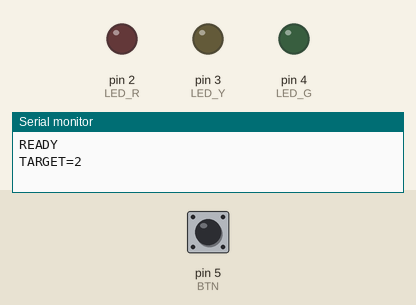
The sketch below on a simulated Arduino Uno, built with avr-gcc and run on an emulated ATmega328P. Shown: output pins drawn as LEDs (lit = HIGH), the last lines printed to the serial monitor. The inputs (shaded band) are chosen by the test bench; at power-on: pin 5 (BTN) HIGH.

Above: at 1.2 s.
1.3 s: pin 5 (BTN) pulled LOW for 0.15 s
At 1.8 s:
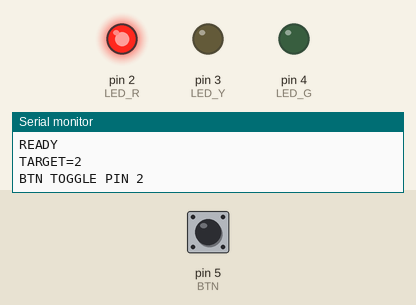
4.4 s: pin 5 (BTN) pulled LOW for 1 s
At 5.3 s:
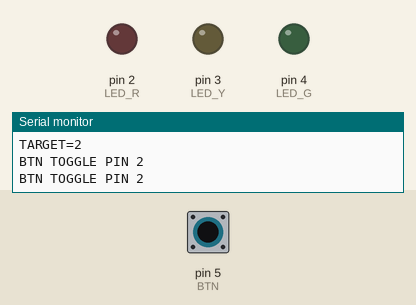
6.9 s: pin 5 (BTN) pulled LOW for 3.2 s
At 7.2 s:
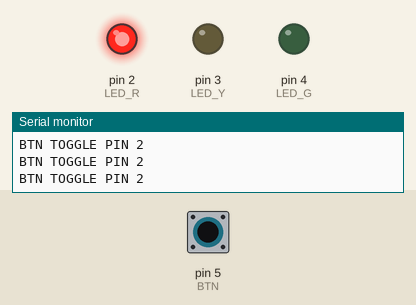
Timing chart, 0 to 9.9 s (numbered marks = the images above; inputs shaded):
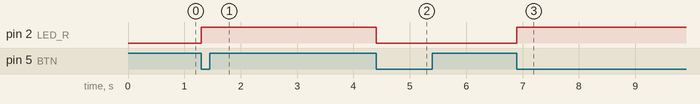

Measured:
- after the input at 1.3 s, pin 2 (LED_R): LOW → HIGH at once
- after the input at 4.4 s, pin 2 (LED_R): HIGH → LOW at once
- after the input at 6.9 s, pin 2 (LED_R): LOW → HIGH at once

The sketch:

02_serial_pin_toggle.ino
```cpp
// V2: Serial — выбор целевого пина (2/3/4) и переключение его.
// Кнопка BTN (D5) переключает тот же выбранный пин.

#define LED_R 2
#define LED_Y 3
#define LED_G 4
#define BTN   5

int targetPin = LED_R;
int pressed = HIGH, prev = HIGH;
unsigned long last = 0;
const unsigned long DEBOUNCE = 20;

void setup() {
  pinMode(BTN, INPUT_PULLUP);

  pinMode(LED_R, OUTPUT);
  pinMode(LED_Y, OUTPUT);
  pinMode(LED_G, OUTPUT);

  digitalWrite(LED_R, LOW);
  digitalWrite(LED_Y, LOW);
  digitalWrite(LED_G, LOW);

  Serial.begin(115200);
  Serial.setTimeout(100);
  Serial.println("READY");
  Serial.print("TARGET="); Serial.println(targetPin);
}

void loop() {
  unsigned long now = millis();

  int raw = digitalRead(BTN);
  if (raw != pressed && (now - last) > DEBOUNCE) {
    prev = pressed; pressed = raw; last = now;
    if (prev == HIGH && pressed == LOW) {
      digitalWrite(targetPin, !digitalRead(targetPin));
      Serial.print("BTN TOGGLE PIN "); Serial.println(targetPin);
    }
  }

  if (Serial.available()) {
    int p = Serial.parseInt();
    if (p == LED_R || p == LED_Y || p == LED_G) {
      targetPin = p;
      digitalWrite(targetPin, !digitalRead(targetPin));
      Serial.print("SER TOGGLE PIN "); Serial.println(targetPin);
    } else {
      Serial.println("ERR PIN");
    }
  }
}
```
